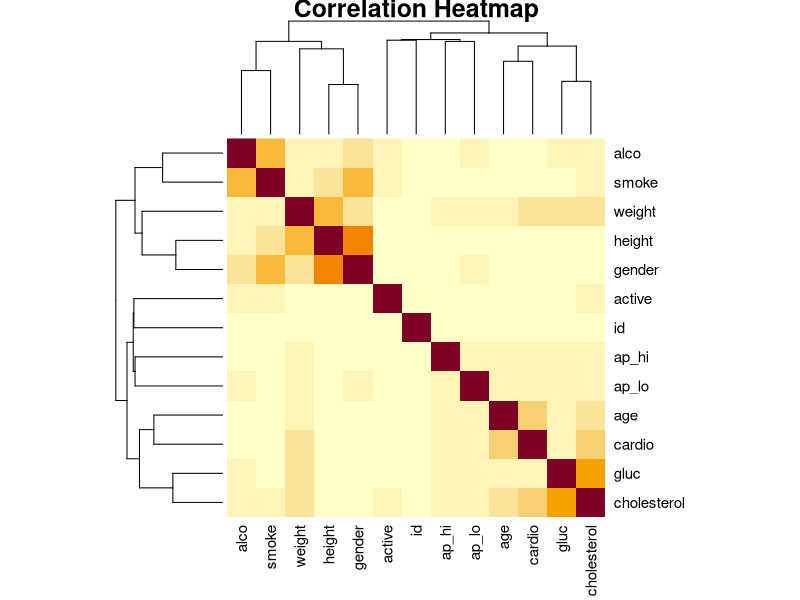
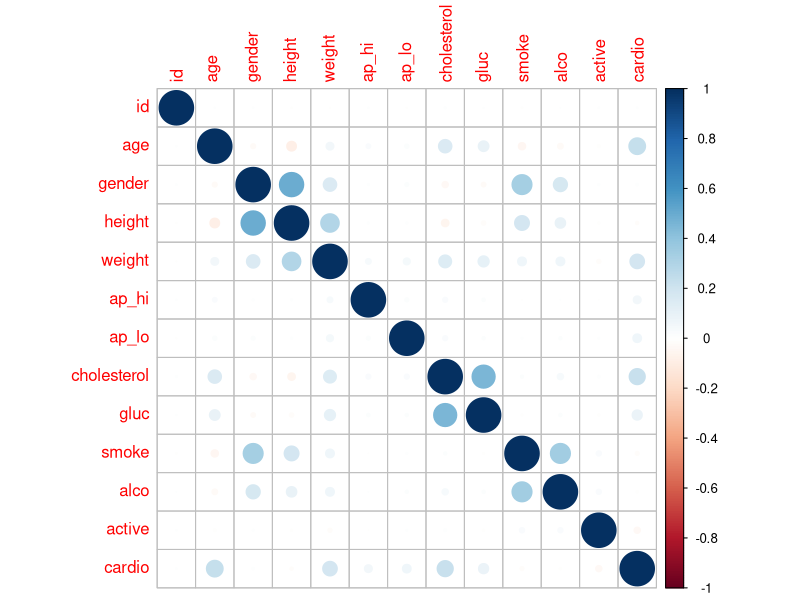

Here is the R script that generated these plots, in order: (Note: this script raises an error after producing the figures.)
## ---- chunk 1
library("readxl")
library(skimr)
## ---- chunk 2
cardio <- read_excel("../Data/00-raw-data/cardio_train.xlsx")
cardio$age <- round(cardio$age / 365)
head(cardio)
summary(cardio)
## ---- chunk 3
#Analyzing the excel File
print(is.data.frame(cardio))
print(ncol(cardio))
print(nrow(cardio))
#70000 obs, 13 variables
## ---- chunk 4
#checking for any NA value
colSums(is.na(cardio)) #No NA
## ---- chunk 5
# Compute the correlation matrix
cor_matrix <- cor(cardio)  # I'm using the built-in mtcars dataset as an example

# Create a heatmap
heatmap(cor_matrix, main="Correlation Heatmap", symm=TRUE, trace="none")
## ---- chunk 6

library(corrplot)

#compute the correlation matrix
cor_matrix <- cor(cardio)  
#correlation plot
corrplot(cor_matrix, method="circle")
## ---- chunk 7
write.csv(cardio, file = "../Data/01-modified-data/cardio.csv", row.names = FALSE)
